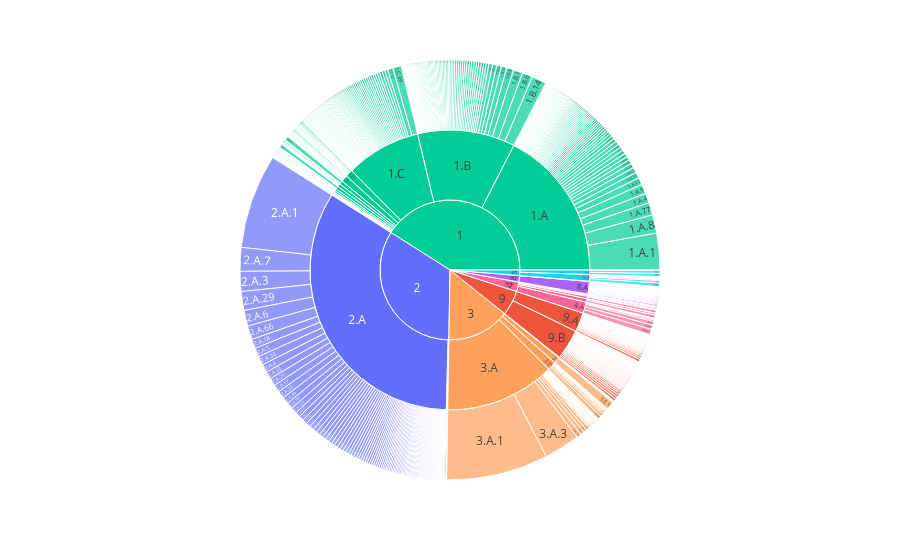

The notebook cell this image was saved under:
### Markdown cell above
This has now been done with the fasta-file of all transport proteins. Now, let's check if the composition of transporters with known substrates are any different. If so, perhaps the perspectives from that sunburst chart might be different, hence the main families as well? Let's see!

### Code cell
file_path = "../files/tcdb_substrates.txt"
tc_ids = []
with open(file_path, "r") as f:
    for line in f:
        tc_ids.append(line.split("\t")[0])
tc_data = []

for id in tc_ids:
    parts = id.split('.')
    class_ = parts[0]
    subclass = '.'.join(parts[:2])
    family = '.'.join(parts[:3])
    tc_data.append({'Class': class_, 'Subclass': subclass, 'Family': family})
df_subs = pd.DataFrame(tc_data)

fig = px.sunburst(df_subs, path=['Class', 'Subclass', 'Family'], color='Class')
fig.show()

### Figure 1 — Plotly figure (JSON) as saved in the notebook; plotly's stock layout.template omitted (floating-point values rounded to 4 significant figures; data arrays with more than 128 entries replaced by an {"elided": "..."} marker saying what was removed)
{"data": [{"branchvalues": "total", "customdata": {"elided": "980x1 str values"}, "domain": {"x": [0, 1], "y": [0, 1]}, "hovertemplate": "labels=%{label}<br>count=%{value}<br>parent=%{parent}<br>id=%{id}<br>Class=%{customdata[0]}<extra></extra>", "ids": {"elided": "980 str values"}, "labels": {"elided": "980 str values"}, "marker": {"colors": {"elided": "980 str values"}}, "name": "", "parents": {"elided": "980 str values"}, "type": "sunburst", "values": {"elided": "980 int values"}}], "layout": {"legend": {"tracegroupgap": 0}, "margin": {"t": 60}}}
